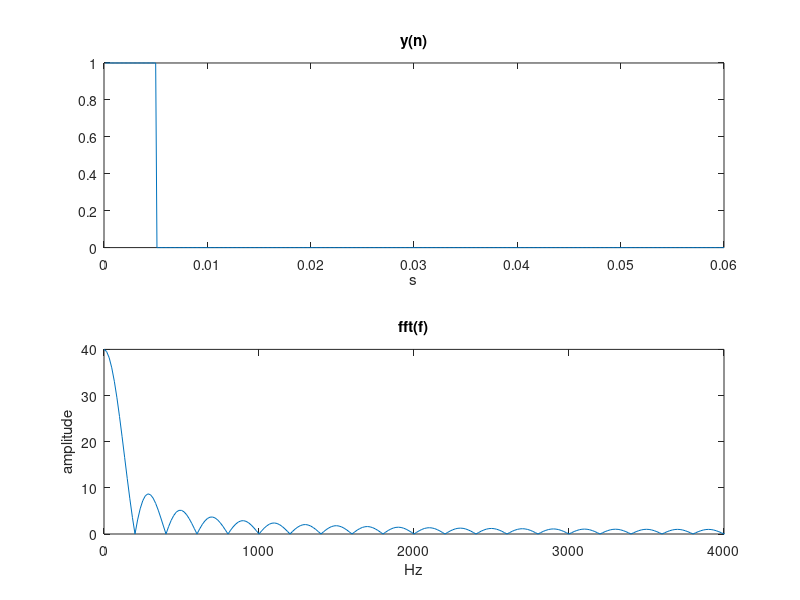

MATLAB code to generate this figure: (Note: this script raises an error after producing the figure.)
function FunctionA()
  Fe = 8000;
  Te = 1/Fe;
  y = [];
  D = 0.006;
  n = 1 : 480;
  t = Te*n;
  for temp = t
    if((0<=temp) && (temp<=0.005))
      y = [y 1];
    else
      y = [y 0];
    end
  end
  figure;
  subplot(2,1,1);
  plot(t,y);
  title('y(n)')
  xlabel('s');
  Y = fft(y);
  N = length(y);
  f = (0:N-1)*(Fe/N);
  %Y_shifted = fftshift(Y);
  subplot(2,1,2);
  plot(f,abs(Y));
  xlim([0 4000]);
  title('fft(f)')
  xlabel('Hz');
  ylabel('amplitude');
  frame = getframe(gcf);
  im = frame2im(frame);
  imwrite(im, '../../results/A.png');
end